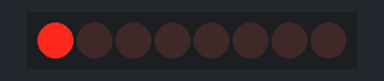
Recording of a sketch running on a simulated Arduino Uno, built with avr-gcc and run on an emulated ATmega328P. On the bench: 8 shift-register outputs drawn as a row of LEDs (first output left, lit = HIGH). Wiring (inferred from the names in the program): shift register (74HC595): data pin 3; shift clock pin 5; latch pin 4. Wiring (inferred from the signals the program sends): row of LEDs: on Q0, Q1, Q2, Q3, Q4, Q5, Q6, Q7. Random numbers use the default seed unless the sketch sets one.

Above: at 0.2 s.
At 0.7 s:
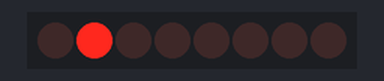
At 2.2 s:
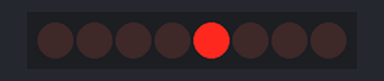
At 4.0 s:
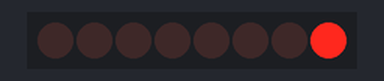
At 6.7 s:
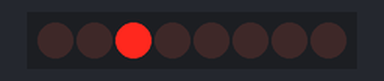
At 9.7 s:
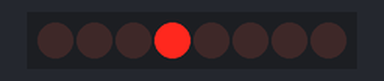
Timing chart, 0 to 10.4 s (numbered marks = the images above):
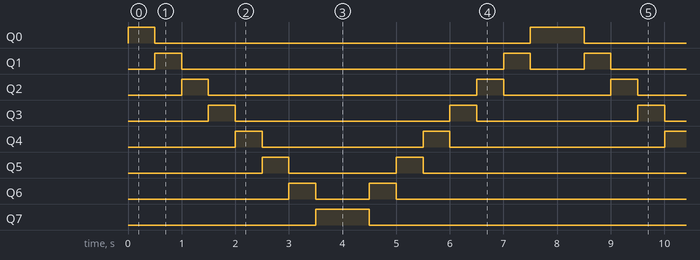

Measured:
- by itself, Q0: repeats every 8.0 s: LOW 7.0 s, HIGH 1.0 s
- by itself, Q1: repeats every 8.0 s: LOW 6.0 s, HIGH 0.50 s, LOW 1.0 s, HIGH 0.50 s
- by itself, Q2: repeats every 8.0 s: LOW 5.0 s, HIGH 0.50 s, LOW 2.0 s, HIGH 0.50 s
- by itself, Q3: repeats every 8.0 s: LOW 4.0 s, HIGH 0.50 s, LOW 3.0 s, HIGH 0.50 s
- by itself, Q4: repeats every 8.0 s: LOW 3.0 s, HIGH 0.50 s, LOW 4.0 s, HIGH 0.50 s
- by itself, Q5: repeats every 8.0 s: LOW 2.0 s, HIGH 0.50 s, LOW 5.0 s, HIGH 0.50 s
- by itself, Q6: repeats every 8.0 s: LOW 1.0 s, HIGH 0.50 s, LOW 6.0 s, HIGH 0.50 s
- by itself, Q7: alternates HIGH for 1.0 s and LOW for 7.0 s

The sketch:

Circuit_12.ino
```cpp
/*
Example sketch 12

SHIFT REGISTER

  Use a shift register to turn three pins into eight (or more!)
  outputs

  An integrated circuit ("IC"), or "chip", is a self-contained
  circuit built into a small plastic package. (If you look closely
  at your Arduino board you'll see a number of ICs.) There are
  thousands of different types of ICs available that you can use
  to perform many useful functions.

  The 74HC595 shift register in your kit is an IC that has eight
  digital outputs. To use these outputs, we'll use a new interface
  called SPI (Serial Peripheral Interface). It's like the TX and
  RX you're used to, but has an additional "clock" line that
  controls the speed of the data transfer. Many parts use SPI
  for communications, so the Arduino offers simple commands called
  shiftIn() and shiftOut() to access these parts.

  This IC lets you use three digital pins on your Arduino to
  control eight digital outputs on the chip. And if you need
  even more outputs, you can daisy-chain multiple shift registers
  together, allowing an almost unlimited number of outputs from
  the same three Arduino pins!

Hardware connections:

  Shift register:

    Plug in the chip so it bridges the center "canyon"
    on the breadboard.

    The shift register has 16 pins. They are numbered
    counterclockwise starting at the pin 1 mark (notch
    in the end of the chip). See the datasheet above
    for a diagram.

    74HC595 pin		LED pin		Arduino pin

    1  (QB)		LED 2 +
    2  (QC)		LED 3 +
    3  (QD)		LED 4 +
    4  (QE)		LED 5 +
    5  (QF)		LED 6 +
    6  (QG)		LED 7 +
    7  (QH)		LED 8 +
    8  (GND)				GND

    9  (QH*)
    10 (SRCLR*)				5V
    11 (SRCLK)				Digital 3
    12 (RCLK)				Digital 4
    13 (OE*)				GND
    14 (SER)				Digital 2
    15 (QA)		LED 1 +
    16 (VCC)				5V

  LEDs:

    After making the above connections to the positive (longer)
    legs of the LEDs, connect the negative side (short lead) of
    each LED to a 330 Ohm resistor, and connect the other side
    of each resistor to GND.

This sketch was written by SparkFun Electronics,
with lots of help from the Arduino community.
This code is completely free for any use.
Visit http://www.arduino.cc to learn about the Arduino.

Version 2.0 6/2012 MDG
*/


// Pin definitions:
// The 74HC595 uses a type of serial connection called SPI
// (Serial Peripheral Interface) that requires three pins:

int datapin = 3;
int clockpin = 5;
int latchpin = 4;

// We'll also declare a global variable for the data we're
// sending to the shift register:

byte data = 0;


void setup()
{
  // Set the three SPI pins to be outputs:

  pinMode(datapin, OUTPUT);
  pinMode(clockpin, OUTPUT);
  pinMode(latchpin, OUTPUT);
}


void loop()
{
  // We're going to use the same functions we played with back
  // in circuit 04, "Multiple LEDs", we've just replaced
  // digitalWrite() with a new function called shiftWrite()
  // (see below). We also have a new function that demonstrates
  // binary counting.

  // To try the different functions below, uncomment the one
  // you want to run, and comment out the remaining ones to
  // disable them from running.

  //oneAfterAnother();      // All on, all off

  //oneOnAtATime();       // Scroll down the line

  pingPong();           // Like above, but back and forth

  //randomLED();          // Blink random LEDs

  //marquee();

  //binaryCount();        // Bit patterns from 0 to 255
}


void shiftWrite(int desiredPin, boolean desiredState)

// This function lets you make the shift register outputs
// HIGH or LOW in exactly the same way that you use digitalWrite().

// Like digitalWrite(), this function takes two parameters:

//    "desiredPin" is the shift register output pin
//    you want to affect (0-7)

//    "desiredState" is whether you want that output
//    to be HIGH or LOW

// Inside the Arduino, numbers are stored as arrays of "bits",
// each of which is a single 1 or 0 value. Because a "byte" type
// is also eight bits, we'll use a byte (which we named "data"
// at the top of this sketch) to send data to the shift register.
// If a bit in the byte is "1", the output will be HIGH. If the bit
// is "0", the output will be LOW.

// To turn the individual bits in "data" on and off, we'll use
// a new Arduino commands called bitWrite(), which can make
// individual bits in a number 1 or 0.
{
  // First we'll alter the global variable "data", changing the
  // desired bit to 1 or 0:

  bitWrite(data,desiredPin,desiredState);

  // Now we'll actually send that data to the shift register.
  // The shiftOut() function does all the hard work of
  // manipulating the data and clock pins to move the data
  // into the shift register:

  shiftOut(datapin, clockpin, MSBFIRST, data);

  // Once the data is in the shift register, we still need to
  // make it appear at the outputs. We'll toggle the state of
  // the latchPin, which will signal the shift register to "latch"
  // the data to the outputs. (Latch activates on the high-to
  // -low transition).

  digitalWrite(latchpin, HIGH);
  digitalWrite(latchpin, LOW);
}


/*
oneAfterAnother()

This function will light one LED, delay for delayTime, then light
the next LED, and repeat until all the LEDs are on. It will then
turn them off in the reverse order.
*/

void oneAfterAnother()
{
  int index;
  int delayTime = 100; // Time (milliseconds) to pause between LEDs
                       // Make this smaller for faster switching

  // Turn all the LEDs on:

  // This for() loop will step index from 0 to 7
  // (putting "++" after a variable means add one to it)
  // and will then use digitalWrite() to turn that LED on.

  for(index = 0; index <= 7; index++)
  {
    shiftWrite(index, HIGH);
    delay(delayTime);
  }

  // Turn all the LEDs off:

  // This for() loop will step index from 7 to 0
  // (putting "--" after a variable means subtract one from it)
  // and will then use digitalWrite() to turn that LED off.

  for(index = 7; index >= 0; index--)
  {
    shiftWrite(index, LOW);
    delay(delayTime);
  }
}


/*
oneOnAtATime()

This function will step through the LEDs, lighting one at at time.
*/

void oneOnAtATime()
{
  int index;
  int delayTime = 100; // Time (milliseconds) to pause between LEDs
                       // Make this smaller for faster switching

  // step through the LEDs, from 0 to 7

  for(index = 0; index <= 7; index++)
  {
    shiftWrite(index, HIGH);	// turn LED on
    delay(delayTime);		// pause to slow down the sequence
    shiftWrite(index, LOW);	// turn LED off
  }
}


/*
pingPong()

This function will step through the LEDs, lighting one at at time,
in both directions.
*/

void pingPong()
{
  int index;
  int delayTime = 500; // time (milliseconds) to pause between LEDs
                       // make this smaller for faster switching

  // step through the LEDs, from 0 to 7

  for(index = 0; index <= 7; index++)
  {
    shiftWrite(index, HIGH);	// turn LED on
    delay(delayTime);		// pause to slow down the sequence
    shiftWrite(index, LOW);	// turn LED off
  }

  // step through the LEDs, from 7 to 0

  for(index = 7; index >= 0; index--)
  {
    shiftWrite(index, HIGH);	// turn LED on
    delay(delayTime);		// pause to slow down the sequence
    shiftWrite(index, LOW);	// turn LED off
  }
}


/*
randomLED()

This function will turn on random LEDs. Can you modify it so it
also lights them for random times?
*/

void randomLED()
{
  int index;
  int delayTime = 100; // time (milliseconds) to pause between LEDs
                       // make this smaller for faster switching

  // The random() function will return a semi-random number each
  // time it is called. See http://arduino.cc/en/Reference/Random
  // for tips on how to make random() more random.

  index = random(8);	// pick a random number between 0 and 7

  shiftWrite(index, HIGH);	// turn LED on
  delay(delayTime);		// pause to slow down the sequence
  shiftWrite(index, LOW);	// turn LED off
}


/*
marquee()

This function will mimic "chase lights" like those around signs.
*/

void marquee()
{
  int index;
  int delayTime = 200; // Time (milliseconds) to pause between LEDs
                       // Make this smaller for faster switching

  // Step through the first four LEDs
  // (We'll light up one in the lower 4 and one in the upper 4)

  for(index = 0; index <= 3; index++)
  {
    shiftWrite(index, HIGH);    // Turn a LED on
    shiftWrite(index+4, HIGH);  // Skip four, and turn that LED on
    delay(delayTime);		// Pause to slow down the sequence
    shiftWrite(index, LOW);	// Turn both LEDs off
    shiftWrite(index+4, LOW);
  }
}


/*
binaryCount()

Numbers are stored internally in the Arduino as arrays of "bits",
each of which is a 1 or 0. Just like the base-10 numbers we use
every day, The position of the bit affects the magnitude of its
contribution to the total number:

Bit position   Contribution
0              1
1              2
2              4
3              8
4              16
5              32
6              64
7              128

To build any number from 0 to 255 from the above 8 bits, just
select the contributions you need to make. The bits will then be
1 if you use that contribution, and 0 if you don't.

This function will increment the "data" variable from 0 to 255
and repeat. When we send this value to the shift register and LEDs,
you can see the on-off pattern of the eight bits that make up the
byte. See http://www.arduino.cc/playground/Code/BitMath for more
information on binary numbers.
*/

void binaryCount()
{
  int delayTime = 1000; // time (milliseconds) to pause between LEDs
                        // make this smaller for faster switching

  // Send the data byte to the shift register:

  shiftOut(datapin, clockpin, MSBFIRST, data);

  // Toggle the latch pin to make the data appear at the outputs:

  digitalWrite(latchpin, HIGH);
  digitalWrite(latchpin, LOW);

  // Add one to data, and repeat!
  // (Because a byte type can only store numbers from 0 to 255,
  // if we add more than that, it will "roll around" back to 0
  // and start over).

  data++;

  // Delay so you can see what's going on:

  delay(delayTime);
}
```
